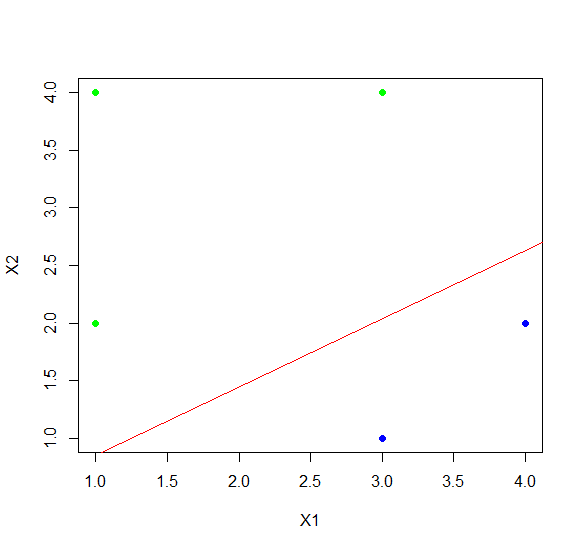

Reproduce this figure in R.

# Perceptron calculates the decision surface depending on the 
# weights of the feature vectors

perceptron <- function (data){
data.matrix <- as.matrix(data)

df <- subset(data, select = x1: x2)
mat <- as.matrix(df)

# learner rate
n <- 0.3
b <- 0

# initial w
w <- c(0,0)

# maximum radius of the furthest vector
norm <- mat^2
row.sum <- max(rowSums(norm, na.rm = FALSE, dims = 1))
r <- sqrt(row.sum)

data.matrix[4, ncol(data.matrix)]
sign(w %*% mat[4,] - b)
     
# the perceptron algorithm 
repeat{
  failed <- FALSE
  for (i in 1: nrow(data.matrix)){
    yi <- data.matrix[i, ncol(data.matrix)]
     if (sign(w %*% mat[i,] - b) != yi){
	 
       # calculate the w,b values
       w <- w + n * mat[i,] * yi
       b <- b - n * yi * r^2
       
       print(b)
     }
  }
  
  for (i in 1: nrow(data.matrix)){
    print((sign(w %*% mat[i,] - b)))
    
	# check if the signs match
    if (sign(w %*% mat[i,] - b) != data.matrix[i, ncol(data.matrix)]){
      failed <- TRUE
    }
  }
  # if all signs pass, learning is complete
  if(!failed)
    break
  
}

# the decision surface is perpendicular to w
slope <- -w[1]/w[2]  # d = w = (w1, w2), slope of w = w[2]/w[1]
intercept <- b/w[2]

# Seperate the positive data points from the negative ones
pos <- data[which(data[,3]>0), -3]

# Plot the data points
plot(data$x1, data$x2, col = "green", pch = 19, xlab = "X1", ylab = "X2")

# Add the positive points back to the plot
points(pos$x1, pos$x2, col="blue", pch=19)

# Draw the decision surface
abline(intercept, slope, col = "red" )


# perceptron prediction function
  function(x){
     val <- (w %*%x - b)
     sign(val)
  }
}
